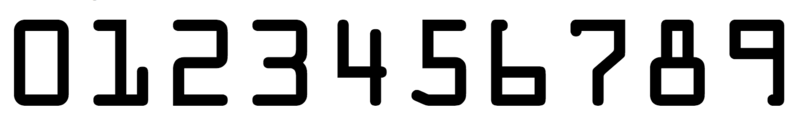
#> input picture OpenCV_Learning/Unit9/ocr_a_reference.png, 800 x 126 px
$ python ocr_template_match.py --image 3.bmp --template ocr_a_reference.png   (older library calls are emulated)
#> lines starting #> are read from the running program, lines starting #| are printed output that depends on the picture; after the words box and inside, x2 and y2 are one past the last pixel; in counts of white or black regions, pixels touching at a corner belong together
# 导入工具包
from imutils import contours
import numpy as np
import argparse
import cv2
import myutils

# 设置参数
ap = argparse.ArgumentParser()
ap.add_argument("-i", "--image", required=True,
	help="path to input image")
ap.add_argument("-t", "--template", required=True,
	help="path to template OCR-A image")
args = vars(ap.parse_args())

# 指定信用卡类型
FIRST_NUMBER = {
	"3": "American Express",
	"4": "Visa",
	"5": "MasterCard",
	"6": "Discover Card"
}
# 绘图展示
def cv_show(name,img):
	cv2.imshow(name, img)
	cv2.waitKey(0)
	cv2.destroyAllWindows()
# 读取一个模板图像
img = cv2.imread(args["template"])
#> img is the input picture: shape (126, 800, 3); mean B, G, R 200.7, 200.7, 200.7
cv_show('img',img)
# 灰度图
ref = cv2.cvtColor(img, cv2.COLOR_BGR2GRAY)
cv_show('ref',ref)
# 二值图像
ref = cv2.threshold(ref, 10, 255, cv2.THRESH_BINARY_INV)[1]
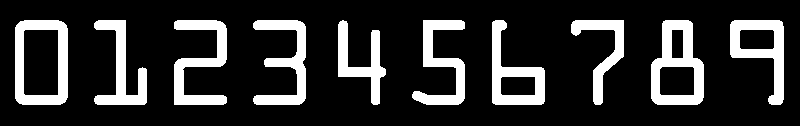
#> ref: shape (126, 800); 18.5% white; 10 white regions
cv_show('ref',ref)

# 计算轮廓
#cv2.findContours()函数接受的参数为二值图，即黑白的（不是灰度图）,cv2.RETR_EXTERNAL只检测外轮廓，cv2.CHAIN_APPROX_SIMPLE只保留终点坐标
#返回的list中每个元素都是图像中的一个轮廓

refCnts, hierarchy = cv2.findContours(ref.copy(), cv2.RETR_EXTERNAL,cv2.CHAIN_APPROX_SIMPLE)
#> refCnts = 10 contours; largest, box (x1, y1, x2, y2) and area: (15, 20, 68, 105) 4288, (651, 20, 704, 105) 3464, (730, 20, 784, 105) 2408, (492, 20, 545, 105) 2338, (174, 20, 227, 105) 1810

cv2.drawContours(img,refCnts,-1,(0,0,255),3)
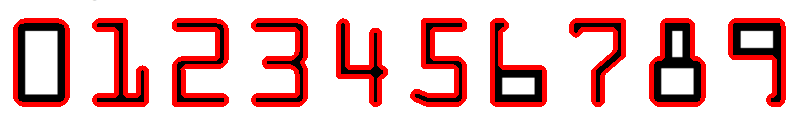
#> img: shape (126, 800, 3); 15.58% of pixels changed, all inside (x1, y1, x2, y2) = (13, 18, 786, 107)
cv_show('img',img)
#> (the run stopped early here; a loop or call above may not have finished)

$ run again, on OpenCV_Learning/Unit9/tempt.jpg
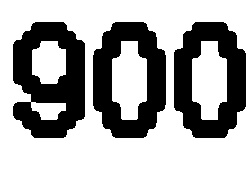
#> input picture OpenCV_Learning/Unit9/tempt.jpg, 250 x 178 px
#> img is the input picture: shape (178, 250, 3); min 0, max 255, mean 168.1
#> `ref = cv2.threshold(ref, 10, 255, cv2.THRESH_BINARY_INV)[1]`:
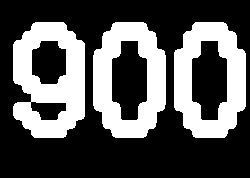
#> ref: shape (178, 250); 34% white; 3 white regions
#> refCnts = 3 contours; box (x1, y1, x2, y2) and area: (93, 22, 166, 138) 6914, (13, 22, 85, 138) 6893, (174, 22, 246, 138) 6835
#> `cv2.drawContours(img,refCnts,-1,(0,0,255),3)`:
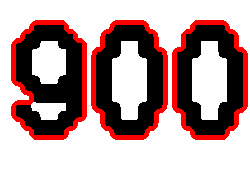
#> img: shape (178, 250, 3); 11.04% of pixels changed, all inside (x1, y1, x2, y2) = (11, 20, 248, 140)
